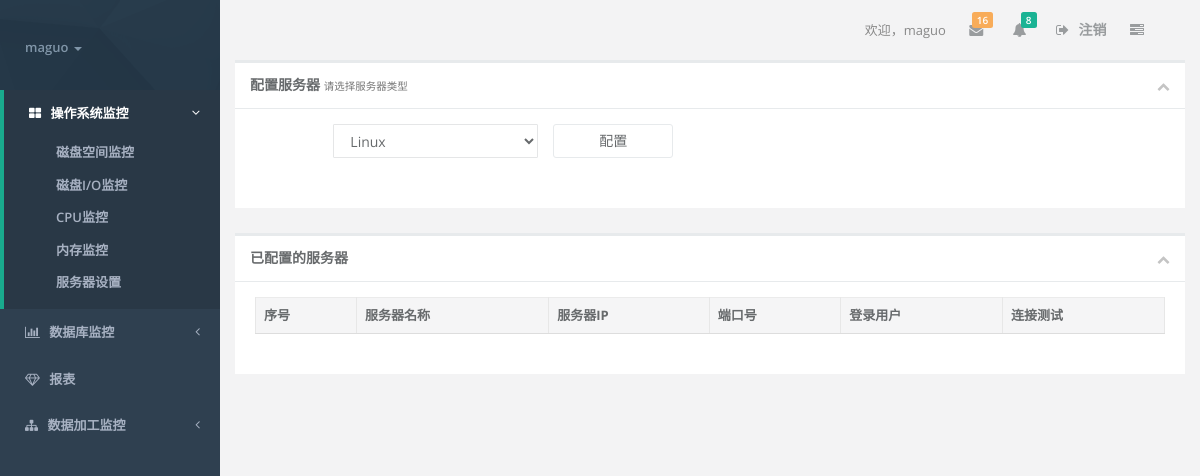
The page /mainpage/Profile/ (signed in) on the database as committed earlier.
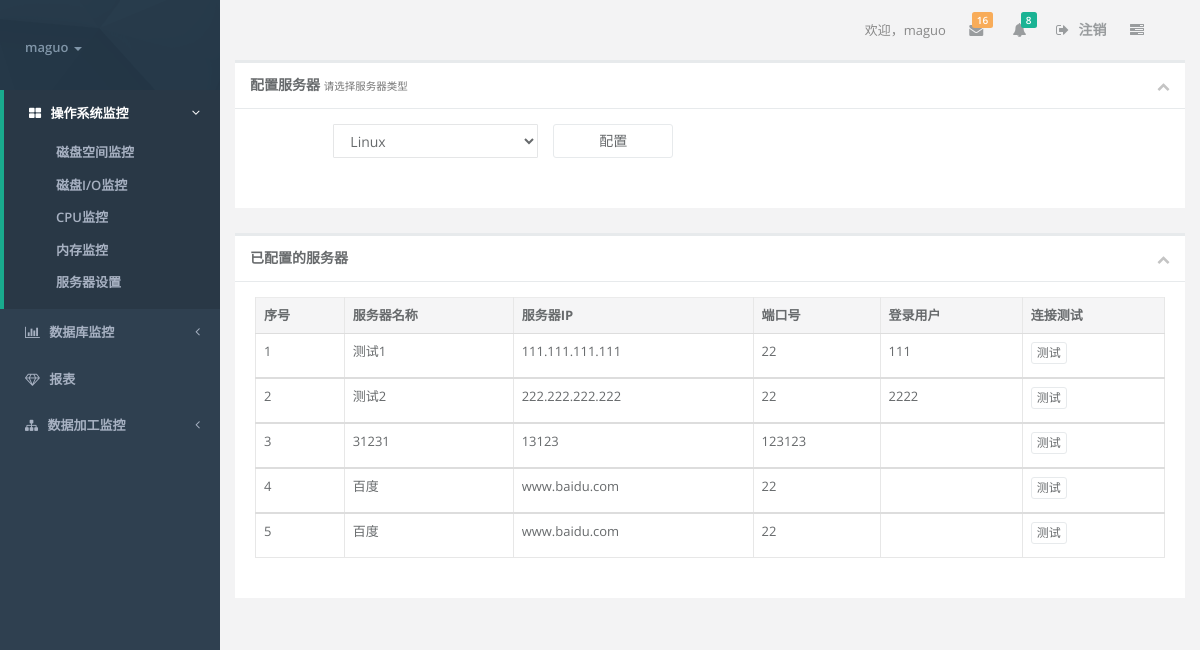
The same page on the database as committed later.
### mainpage/models.py (models this page shows)
class PowerSetting(models.Model):
    powerName=models.CharField(max_length=100)
    powerIP=models.CharField(max_length=50)
    powerNumber=models.CharField(max_length=10)
    powerUsername=models.CharField(max_length=50)
    powerPassword=models.CharField(max_length=300)
    add_date = models.DateTimeField('保存日期', default=timezon.now)
    mod_date = models.DateTimeField('最后修改日期', auto_now=True)

### mainpage/views.py (the view, shortened to what this page needs)
# urls.py: path('Profile/', views.Setting_Power, name='Setting'),
@login_required
def Setting_Power(request):
    return_message=2
    settings=PowerSetting.objects.all()
    username = request.session.get('username', 'anybody')
    return render(request,'mainpage/Profile.html',{'username':username,'settings':settings, 'return_message': return_message})

### templates/mainpage/Profile.html (shortened to what this page needs)
<!DOCTYPE html>
{% extends 'base.html' %}
{% block head1 %}
<link href="/static/css/plugins/dataTables/datatables.min.css" rel="stylesheet">
{% endblock%}
{% block head %}
<div class="row">
    <div class="col-lg-12">
        <div class="ibox float-e-margins">
            <div class="ibox-title">
                <h5>配置服务器 <small>请选择服务器类型</small></h5>
                <div class="ibox-tools">
                    <a class="collapse-link">
                        <i class="fa fa-chevron-up"></i>
                    </a>
                </div>
            </div>
            <div class="ibox-content">
                <form method="get" class="form-horizontal">
                    <div class="form-group"><label class="col-sm-1 control-label " ></label>
                        <div class="col-sm-3">
                            <select class="form-control m-b" name="account" id="power" onchange="select_value()">
                                <option value="Linux">Linux</option>
                            </select>
                        </div>
                        <button type="button" class="btn btn-w-m btn-default"  id="set_button" onclick="punch()">配置</button>
                    </div>
                </form>
            </div>
        </div>
    </div>
    <div class="col-lg-12">
        <div class="ibox float-e-margins">
            <div class="ibox-title">
                <h5>已配置的服务器</h5>
                <div class="ibox-tools">
                    <a class="collapse-link">
                        <i class="fa fa-chevron-up"></i>
                    </a>
                </div>
            </div>
            <div class="ibox-content">
                <form method="POST" class="form-horizontal">
                    <table class="table table-bordered">
                        <thead>
                        <tr>
                            <th>序号</th>
                            <th>服务器名称</th>
                            <th>服务器IP</th>
                            <th>端口号</th>
                            <th>登录用户</th>
                            <th>连接测试</th>
                        </tr>
                        </thead>
                        {% for i in settings%}
                        <tbody>
                        <tr>
                            <td></td>
                            <td>{{ i.powerName }}</td>
                            <td>{{ i.powerIP }}</td>
                            <td>{{ i.powerNumber }}</td>
                            <td>{{ i.powerUsername }}</td>
                            <td> <button type="submit" class="btn btn-default btn-xs" value={{ i.powerIP  }} name="text" ">测试</button></td>
                        </tr>
                        {% endfor %}
                        </tbody>
                    </table>
                </form>
            </div>
        </div>
    </div>
</div>
{% endblock %}

### templates/base.html (shortened to what this page needs)
<html>
{% load static %}
<head>
        {% block head1 %}
        {% endblock%}
    <link href="/static/css/bootstrap.min.css" rel="stylesheet">
    <link href="/static/font-awesome/css/font-awesome.css" rel="stylesheet">
    <link href="/static/css/plugins/toastr/toastr.min.css" rel="stylesheet">
    <link href="/static/js/plugins/gritter/jquery.gritter.css" rel="stylesheet">
    <link href="/static/css/animate.css" rel="stylesheet">
    <link href="/static/css/style.css" rel="stylesheet">
</head>
<body>
<div id="wrapper">
    <nav class="navbar-default navbar-static-side" role="navigation">
        <div class="sidebar-collapse">
            <ul class="nav metismenu" id="side-menu">
                <li class="nav-header">
                    <div class="dropdown profile-element">
                        <a data-toggle="dropdown" class="dropdown-toggle" href="{%url 'index'%}" >
                            <span class="clear">  <span class="text-muted text-xs block"><strong class="font-bold">{{ username }}</strong> <b class="caret"></b></span> </span> </a>
                    </div>
                </li>
                <li class="active">
                    <a href="{% url 'index'%}"><i class="fa fa-th-large"></i> <span class="nav-label">操作系统监控</span> <span class="fa arrow"></span></a>
                    <ul class="nav nav-second-level">
                        <li><a href="{% url 'Disk'%}">磁盘空间监控</a></li>
                        <li><a href="{% url 'IO'%}">磁盘I/O监控</a></li>
                        <li><a href="{% url 'CPU'%}">CPU监控</a></li>
                        <li><a href="{% url 'Memory'%}">内存监控</a></li>
                        <li><a href="{% url 'Setting'%}">服务器设置</a></li>
                    </ul>
                </li>
                <li>
                    <a href="mainpage/index.html#"><i class="fa fa-bar-chart-o"></i> <span class="nav-label">数据库监控</span><span class="fa arrow"></span></a>
                </li>
                <li>
                    <a href="layouts.html"><i class="fa fa-diamond"></i> <span class="nav-label">报表</span></a>
                </li>
                <li>
                    <a href="mainpage/index.html#"><i class="fa fa-sitemap"></i> <span class="nav-label">数据加工监控 </span><span class="fa arrow"></span></a>
                </li>
            </ul>
        </div>
    </nav>
    <div id="page-wrapper" class="gray-bg dashbard-1">
        <nav class="navbar navbar-static-top" role="navigation" style="margin-bottom: 0">
            <ul class="nav navbar-top-links navbar-right">
                <li>
                    <span class="m-r-sm text-muted welcome-message">欢迎，{{username}}</span>
                </li>
                <li class="dropdown">
                    <a class="dropdown-toggle count-info" data-toggle="dropdown" href="index.html#">
                        <i class="fa fa-envelope"></i>  <span class="label label-warning">16</span>
                    </a>
                </li>
                <li class="dropdown">
                    <a class="dropdown-toggle count-info" data-toggle="dropdown" href="index.html#">
                        <i class="fa fa-bell"></i>  <span class="label label-primary">8</span>
                    </a>
                </li>
                <li>
                    <a href="{% url 'logout'%}">
                        <i class="fa fa-sign-out"></i>
                        注销
                    </a>
                </li>
                <li>
                    <a class="right-sidebar-toggle">
                        <i class="fa fa-tasks"></i>
                    </a>
                </li>
            </ul>
        </nav>
        {% block head %}
        {% endblock%}
    </div>
</div>
</body>
</html>

Rows that differ between the two databases and show on the page:
added PowerSetting: powerName "测试1", powerIP "111.111.111.111", powerNumber "22", powerUsername "111"
added PowerSetting: powerName "测试2", powerIP "222.222.222.222", powerNumber "22", powerUsername "2222"
added PowerSetting: powerName "31231", powerIP "13123", powerNumber "123123"
added PowerSetting: powerName "百度", powerIP "www.baidu.com", powerNumber "22"
added PowerSetting: powerName "百度", powerIP "www.baidu.com", powerNumber "22"
